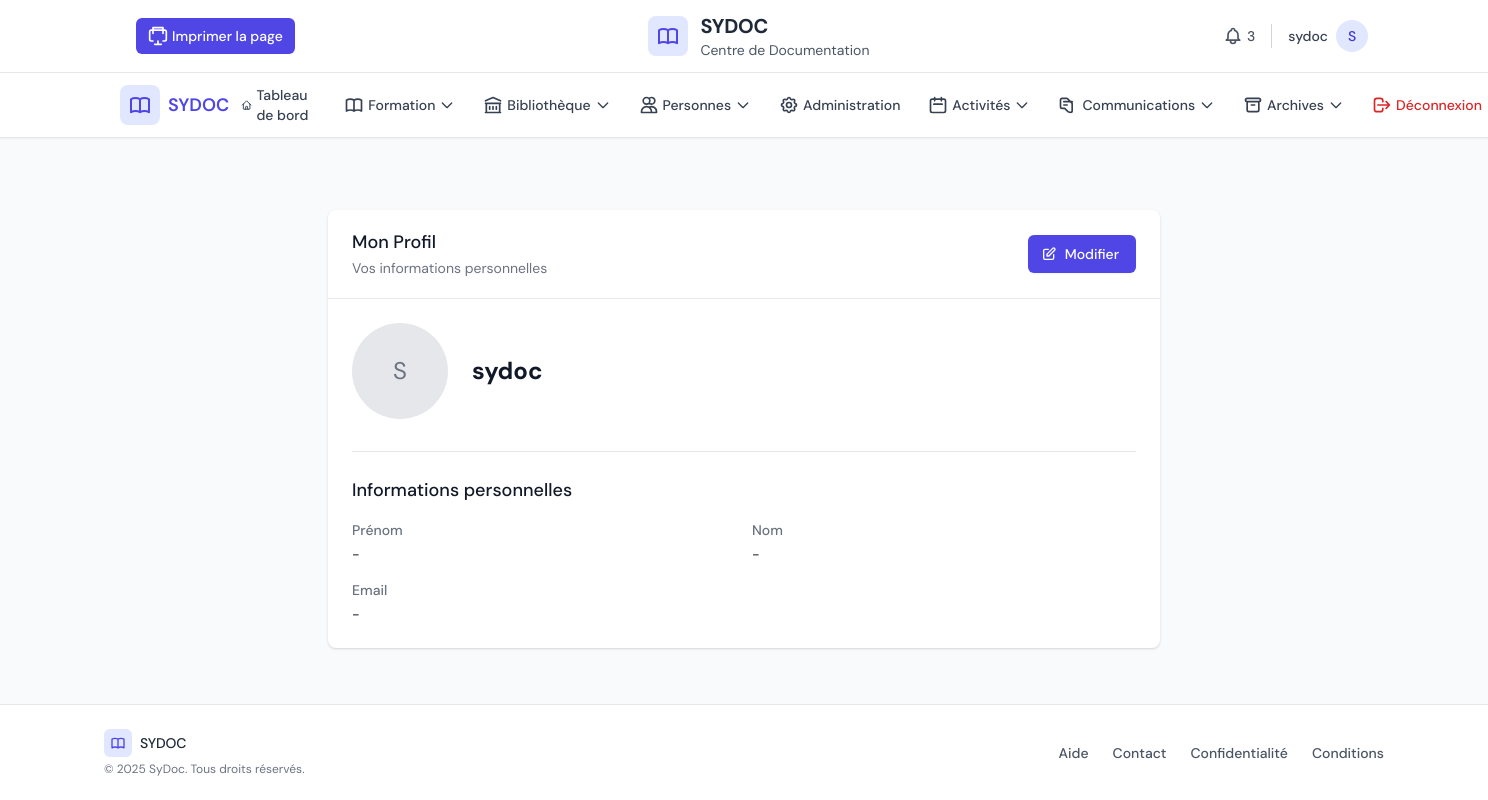
The app's page /profile/ (signed in), older data.
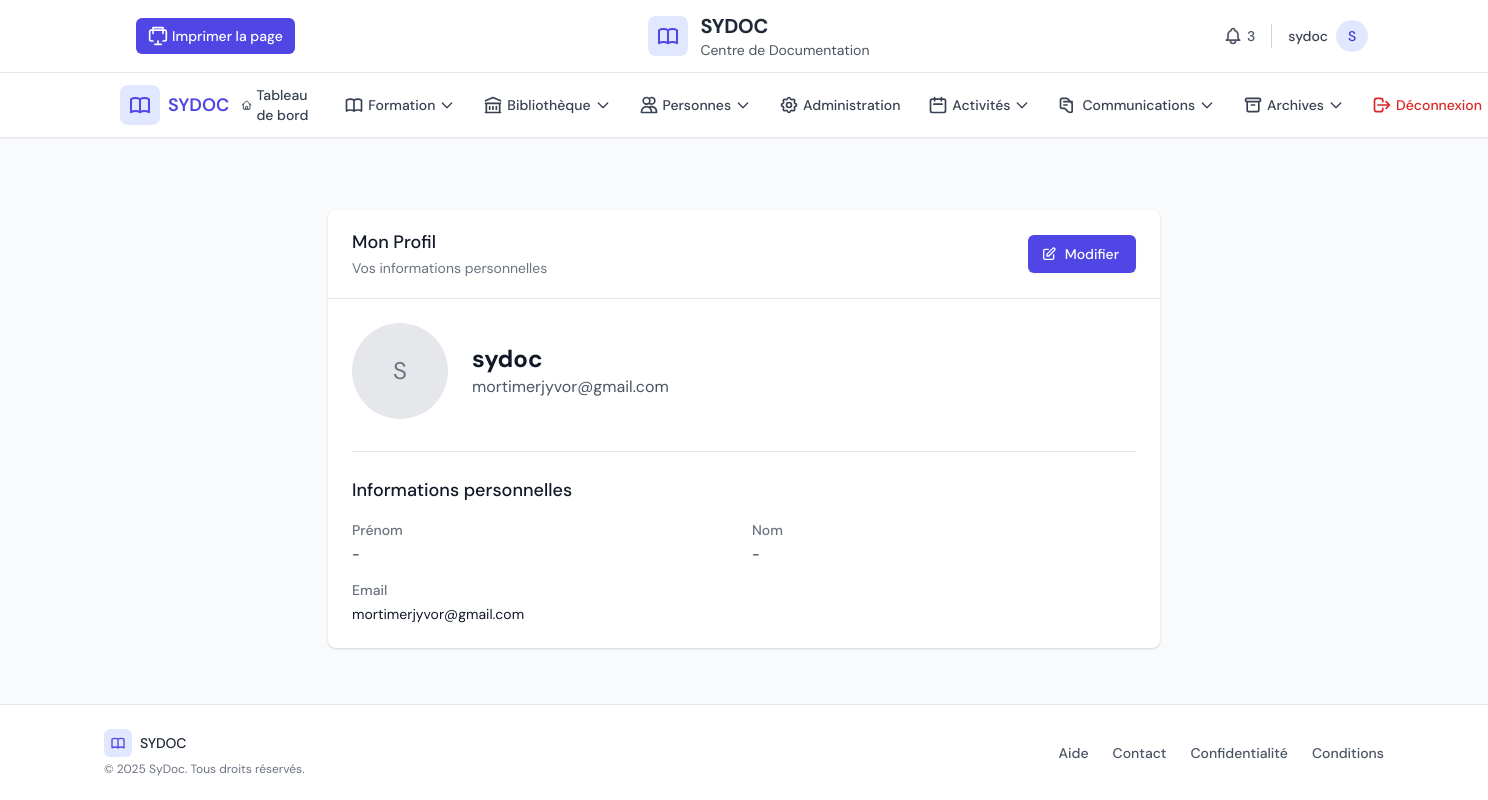
The same page, newer data.
### core/models.py (models this page shows, shortened)
class Profile(models.Model):
    user = models.OneToOneField(
        User,
        on_delete=models.CASCADE,
        related_name='profile',
        verbose_name=_('Utilisateur')
    )
    profile_picture = models.ImageField(
        upload_to='profile_pics/',
        blank=True,
        null=True,
        verbose_name=_('Photo de profil'),
        help_text=_('Téléchargez une photo de profil')
    )
    establishment_name = models.CharField(
        max_length=255,
        blank=True,
        null=True,
        verbose_name=_("Nom de l'établissement"),
        help_text=_("Le nom de l'établissement où vous travaillez")
    )
    phone_number = models.CharField(
        max_length=20,
        blank=True,
        null=True,
        verbose_name=_('Numéro de téléphone'),
        validators=[DocumentationCenter.phone_regex],
        help_text=_('Format: +999999999. Maximum 15 chiffres.')
    )
    date_of_birth = models.DateField(
        blank=True,
        null=True,
        verbose_name=_('Date de naissance'),
        help_text=_('Format: JJ/MM/AAAA')
    )
    bio = models.TextField(
        blank=True,
        null=True,
        verbose_name=_('À propos de moi'),
        help_text=_('Une brève description de vous-même')
    )
    updated_at = models.DateTimeField(auto_now=True, verbose_name=_('Dernière mise à jour'))
    class Meta:
        verbose_name = _('Profil')
        verbose_name_plural = _('Profils')

### core/views.py (the view)
# urls.py: path('profile/', login_required(views.profile), name='profile'),
@login_required
def profile(request):
    profile, created = Profile.objects.get_or_create(user=request.user)
    context = {
        'profile': profile,
        'title': _('Mon Profil')
    }
    return render(request, 'core/profile.html', context)

### core/templates/core/profile.html (shortened to what this page needs)
{% extends 'center_panel/base.html' %}
{% load static %}
{% load i18n %}
{% block content %}
<div class="max-w-4xl mx-auto py-8 px-4 sm:px-6 lg:px-8">
    <div class="bg-white shadow overflow-hidden sm:rounded-lg">
        <div class="px-4 py-5 sm:px-6 border-b border-gray-200">
            <div class="flex justify-between items-center">
                <div>
                    <h3 class="text-lg leading-6 font-medium text-gray-900">
                        {% trans 'Mon Profil' %}
                    </h3>
                    <p class="mt-1 max-w-2xl text-sm text-gray-500">
                        {% trans 'Vos informations personnelles' %}
                    </p>
                </div>
                <a href="{% url 'core:edit_profile' %}" class="inline-flex items-center px-4 py-2 border border-transparent text-sm font-medium rounded-md shadow-sm text-white bg-indigo-600 hover:bg-indigo-700 focus:outline-none focus:ring-2 focus:ring-offset-2 focus:ring-indigo-500">
                    {% trans 'Modifier' %}
                </a>
            </div>
        </div>
        <div class="px-4 py-5 sm:p-6">
            <div class="space-y-8">
                <div class="flex items-center space-x-6">
                    <div class="h-24 w-24 rounded-full overflow-hidden bg-gray-100">
                        {% if profile.profile_picture %}
                            <img src="{{ profile.profile_picture.url }}" alt="Profile" class="h-full w-full object-cover">
                        {% else %}
                            <div class="h-full w-full bg-gray-200 flex items-center justify-center">
                                <span class="text-2xl text-gray-500">{{ profile.user.get_full_name|default:profile.user.username|first|upper }}</span>
                            </div>
                        {% endif %}
                    </div>
                    <div>
                        <h2 class="text-2xl font-bold text-gray-900">{{ profile.user.get_full_name|default:profile.user.username }}</h2>
                        <p class="text-gray-600">{{ profile.user.email }}</p>
                    </div>
                </div>
                <div class="border-t border-gray-200 pt-6">
                    <h3 class="text-lg font-medium text-gray-900">{% trans 'Informations personnelles' %}</h3>
                    <dl class="mt-4 grid grid-cols-1 gap-x-4 gap-y-4 sm:grid-cols-2">
                        <div class="sm:col-span-1">
                            <dt class="text-sm font-medium text-gray-500">{% trans 'Prénom' %}</dt>
                            <dd class="mt-1 text-sm text-gray-900">{{ profile.user.first_name|default:'-' }}</dd>
                        </div>
                        <div class="sm:col-span-1">
                            <dt class="text-sm font-medium text-gray-500">{% trans 'Nom' %}</dt>
                            <dd class="mt-1 text-sm text-gray-900">{{ profile.user.last_name|default:'-' }}</dd>
                        </div>
                        <div class="sm:col-span-1">
                            <dt class="text-sm font-medium text-gray-500">{% trans 'Email' %}</dt>
                            <dd class="mt-1 text-sm text-gray-900">{{ profile.user.email|default:'-' }}</dd>
                        </div>
                    </dl>
                </div>
            </div>
        </div>
    </div>
</div>
{% endblock %}

Row changes from the older to the newer data that the page shows:
changed Profile "sydoc": user.email (not shown) → "mortimerjyvor@gmail.com"; user.email "-" → "mortimerjyvor@gmail.com"
